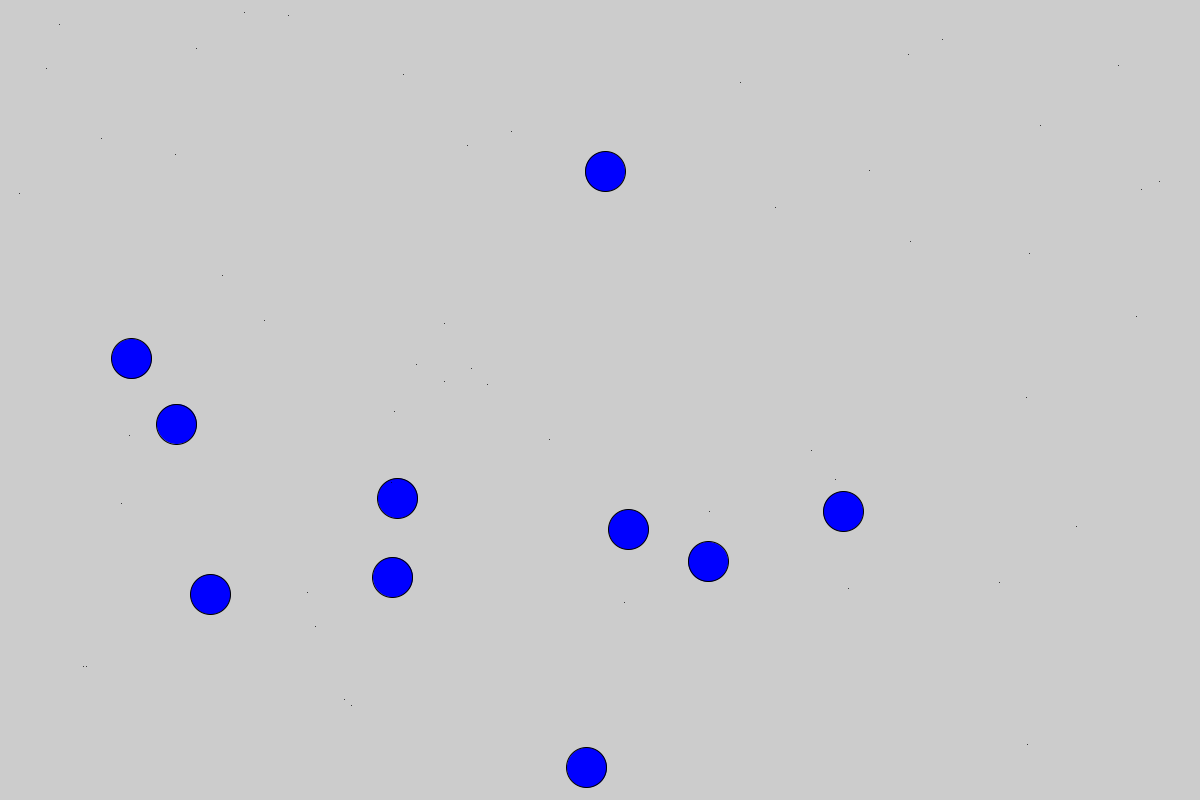
Frame 1 (no input)
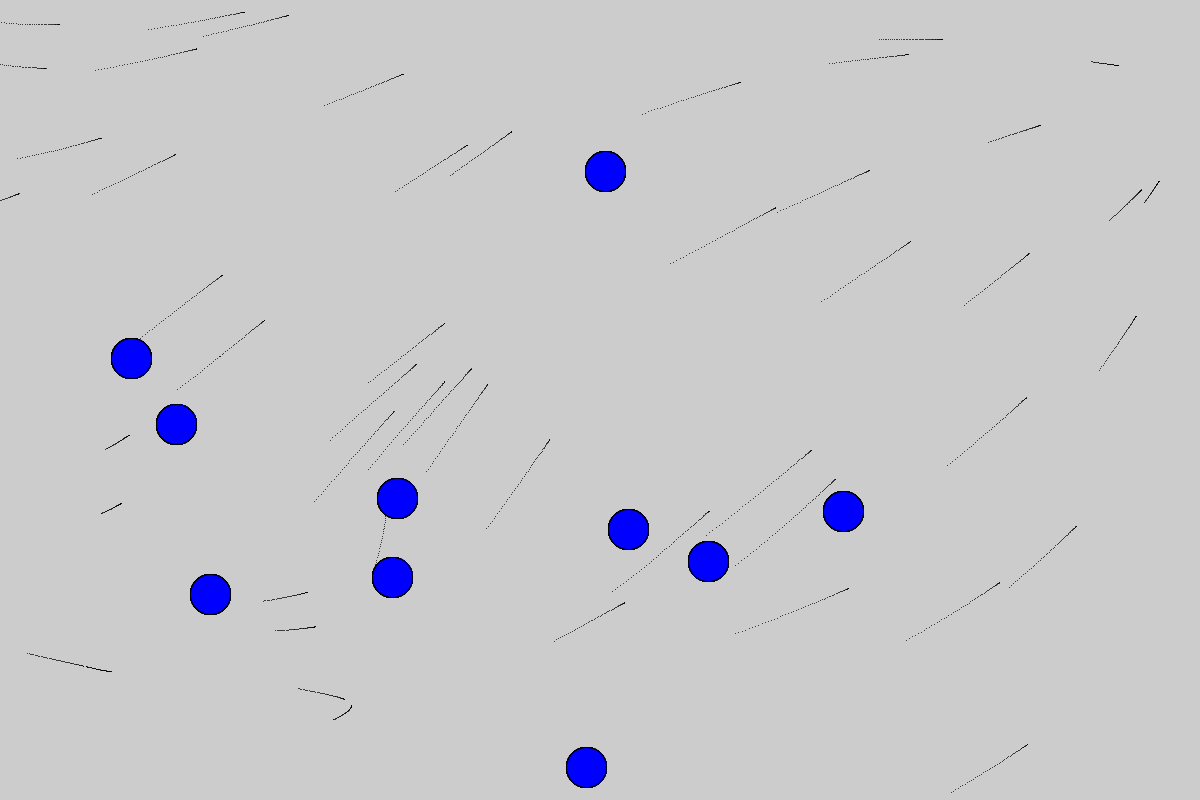
Frame 60 (the mouse pressed at the canvas centre just before this capture)
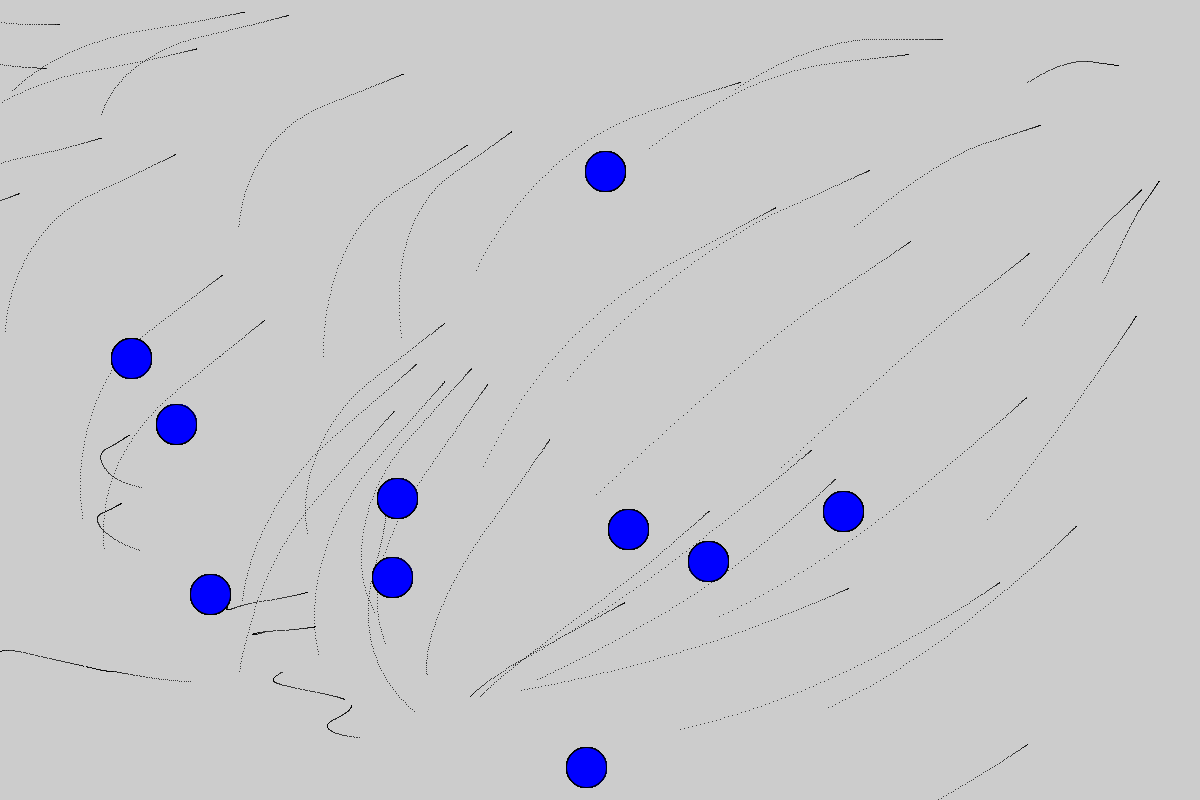
Frame 120 (the mouse held since frame 60 and released just before this capture)

The Processing sketch that drew these frames (run headless with seeded random() and noise(); from frame 60 on, the mouse is pressed at the canvas centre):

// Processing sketch: Attraction
// ── Attraction.pde
Object objects[];
Attractor attractors[];
void setup() {
  size(1200, 800);
  
  objects = new Object[50];
  attractors = new Attractor[10];
  for (int i = 0; i < objects.length; i++) {
    objects[i] = new Object(10, random(width), random(height), 50, 50); 
  }
  for (int i = 0; i < attractors.length; i++) {
    float mass = 20;
    float G = 0.4;
    attractors[i] = new Attractor(random(width), random(height), mass, G); 
  }  
}

void draw() {
  //background(0);
  for (int i = 0; i < attractors.length; i++) {
    attractors[i].display();
  }
  for (int i = 0; i < attractors.length; i++) {
    for (int j = 0; j < objects.length; j++) {
      PVector force = attractors[i].attract(objects[j]);
      objects[j].applyForce(force);
    } 
  }
  
  for (int i = 0; i < objects.length; i++) {
    for (int j = 0; j < objects.length; j++) {
      if (i != j) {
        PVector force = objects[i].attract(objects[j]);
        objects[i].applyForce(force);
      }
    }
  }
  
  for (int i = 0; i < objects.length; i++) {
    PVector mouse = new PVector(mouseX, mouseY);
    objects[i].attractMouse(mouse);
    objects[i].update();
    //objects[i].display();
    point(objects[i].location.x, objects[i].location.y); 
  }
  

  

  
  
  
  
}

// ── Attractor.pde
class Attractor {
  PVector location;
  float mass;
  float G;
  float val;
  
  Attractor(float x, float y, float m, float g) {
    location = new PVector(x, y);
    mass = m;
    G = g;    
    if (random(1) < 1.0) {
      val = 1; 
    }
    else {
      val = -1; 
    }
  }
  
  PVector attract(Object object) {
    PVector force = PVector.sub(location, object.location);
    float dist = force.mag();
    
    dist = constrain(dist, 5, 25);
    
    float mag = G * object.mass * mass / (dist * dist);
    
    force.normalize();
    force.mult(val * mag);
    return force; 
  }
  
  void display() {
    if (val == 1) {
      fill(color(0, 0, 255)); 
    }
    else {
      fill(color(255, 0, 0)); 
    }
    ellipse(location.x, location.y, mass * 2, mass * 2);  
  }
  
  
  
  
  
  
}

// ── Object.pde
class Object {
   PVector location;
   PVector velocity;
   PVector acceleration;
   PVector dim;
   float mass = 10.0;
   
   Object(float m, float x, float y, float l, float b) {
     mass = m;
     location = new PVector(x, y);
     dim = new PVector(l, b);
     velocity = new PVector(0,0);
     acceleration = new PVector(0,0);
   }
   
   void update() {
     //invisible_force();
     velocity.add(acceleration);
     velocity.limit(10);
     location.add(velocity);   
     acceleration.mult(0);
   }
   
   void applyForce(PVector force) {
     PVector f = PVector.div(force, mass);
     acceleration.add(f); 
   }
   
   void display() {
     fill(255);
     stroke(0);
     rect(location.x, location.y, dim.x, dim.y);
   }
   
   PVector attract(Object object) {
    PVector force = PVector.sub(object.location, location);
    float dist = force.mag();
    
    dist = constrain(dist, 5, 25);
    
    float mag = -0.2 * object.mass * mass / (dist * dist);
    
    force.normalize();
    force.mult(mag);
    return force; 
  }
  
  void attractMouse(PVector mouse) {
    PVector force = PVector.sub(mouse, location);
    float dist = force.mag();
    
    dist = constrain(dist, 1, 25);
    
    float mag = 20.0 * 1.0 * mass / (dist * dist);
    
    force.normalize();
    force.mult(mag);
    
    applyForce(force);      
  }
}
